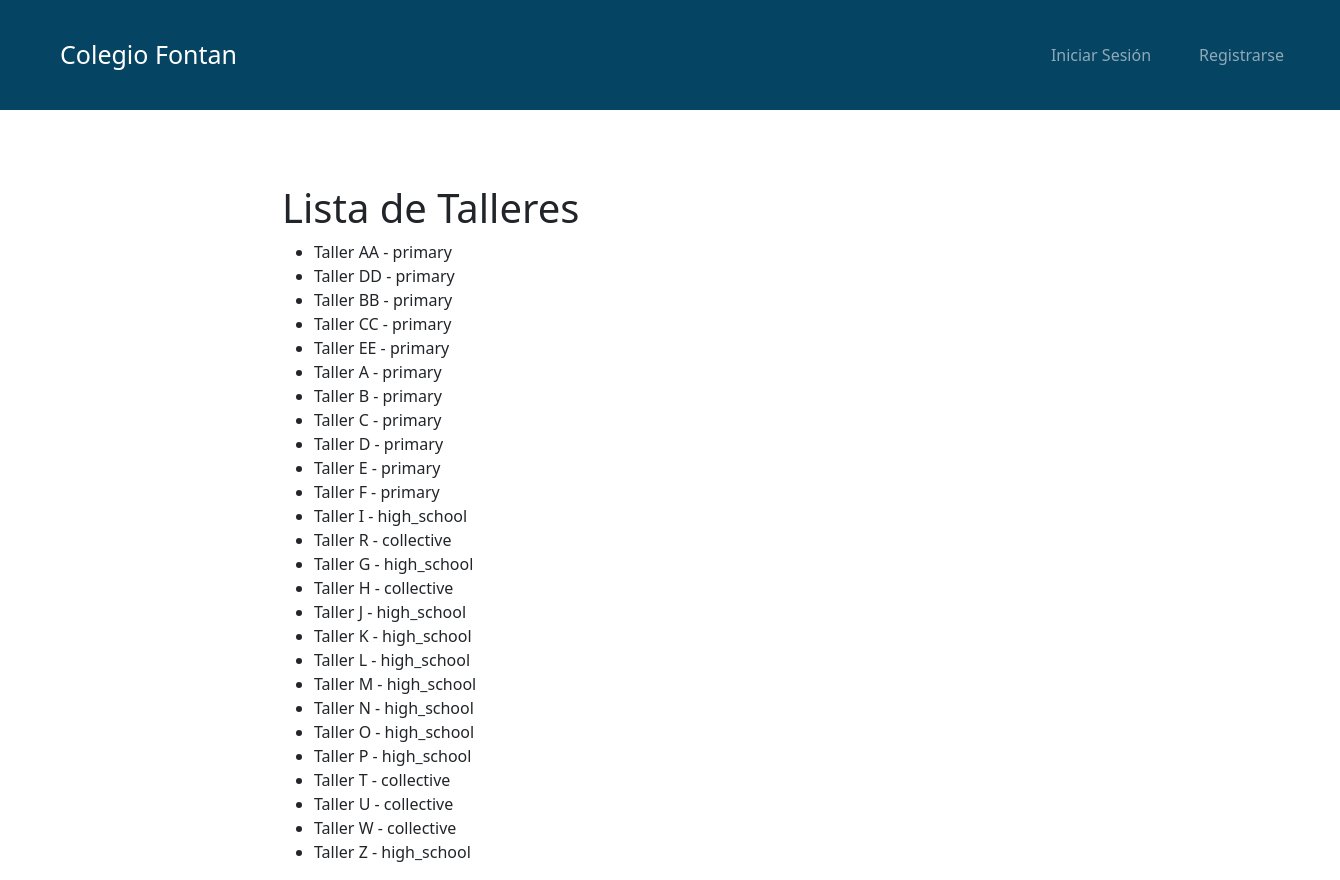
Screenshot of /workshops/list/ with the database file from the repository.
### workshops/models.py (models this page shows, shortened)
class Workshop(models.Model):
    WORKSHOP_TYPES = [
        ('primary', 'Primaria'),
        ('high_school', 'Bachillerato'),
        ('collective', 'Colectivo'),
    ]
    workshop_id = models.AutoField(primary_key=True)
    name = models.CharField(max_length=100, unique=True)
    tutor = models.ForeignKey(
        'tutors.Tutor',
        on_delete=models.SET_NULL,
        null=True,
        blank=True
    )
    max_capacity = models.IntegerField(default=25)
    type = models.CharField(
        max_length=20,
        choices=WORKSHOP_TYPES,
        default='primary'
    )

### workshops/views.py (the view)
# urls.py: path('list/', views.list_workshops, name='list_workshops'),
def list_workshops(request):
    workshops = Workshop.objects.all()
    return render(request, 'workshops/list.html', {'workshops': workshops})

### workshops/templates/workshops/list.html
{% extends 'base.html' %}
{% block content %}
<h1>Lista de Talleres</h1>
    <ul>
        {% for workshop in workshops %}
            <li>{{ workshop.name }} - {{ workshop.type }}</li>
        {% empty %}
            <li>No hay talleres registrados.</li>
        {% endfor %}
    </ul>
{% endblock %}

### rows the page displays
Workshop: name "Taller AA", type "primary"
Workshop: name "Taller DD", type "primary"
Workshop: name "Taller BB", type "primary"
Workshop: name "Taller CC", type "primary"
Workshop: name "Taller EE", type "primary"
Workshop: name "Taller A", type "primary"
Workshop: name "Taller B", type "primary"
Workshop: name "Taller C", type "primary"
Workshop: name "Taller D", type "primary"
Workshop: name "Taller E", type "primary"
Workshop: name "Taller F", type "primary"
Workshop: name "Taller I", type "high_school"
Workshop: name "Taller R", type "collective"
Workshop: name "Taller G", type "high_school"
Workshop: name "Taller H", type "collective"
Workshop: name "Taller J", type "high_school"
Workshop: name "Taller K", type "high_school"
Workshop: name "Taller L", type "high_school"
Workshop: name "Taller M", type "high_school"
Workshop: name "Taller N", type "high_school"
Workshop: name "Taller O", type "high_school"
Workshop: name "Taller P", type "high_school"
Workshop: name "Taller T", type "collective"
Workshop: name "Taller U", type "collective"
Workshop: name "Taller W", type "collective"
Workshop: name "Taller Z", type "high_school"
